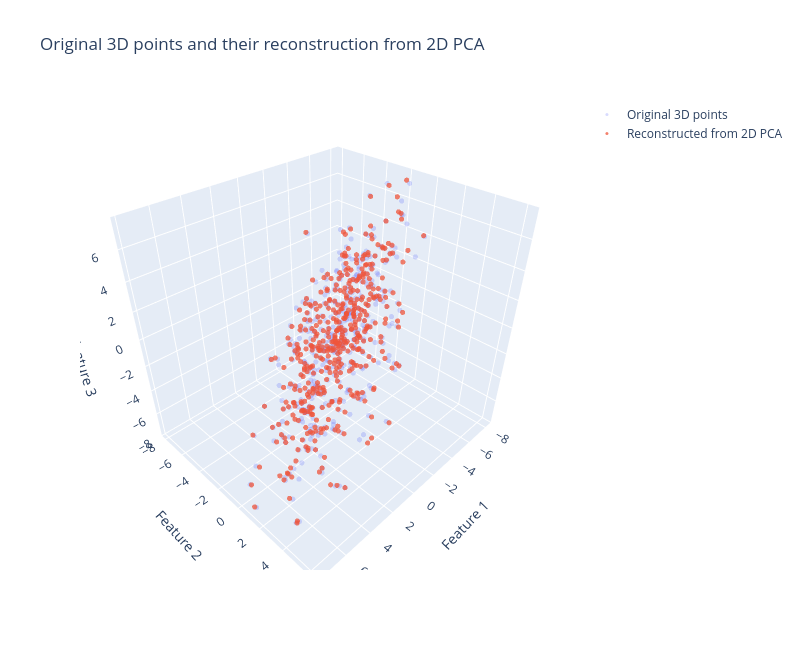

Notebook code cell kept with this figure:
### Markdown cell above
## Reconstruct 3D Points from the 2D PCA Projection

We can project the 3D points to 2D and reconstruct them back to 3D.

If the original data really was close to a plane, the reconstruction should be close to the original.

This is the same story as before:

**PCA keeps the strongest directions and drops the weaker directions.**

### Code cell
import plotly.graph_objects as go

X3_reconstructed = pca_2d.inverse_transform(X3_projected_2d)

reconstruction_mse_3d = np.mean(np.sum((X3 - X3_reconstructed) ** 2, axis=1))
print(f"Mean squared reconstruction error after 3D → 2D PCA: {reconstruction_mse_3d:.3f}")

fig = go.Figure()

fig.add_trace(go.Scatter3d(
    x=X3[:, 0],
    y=X3[:, 1],
    z=X3[:, 2],
    mode="markers",
    name="Original 3D points",
    marker=dict(
        size=3,
        opacity=0.25
    )
))

fig.add_trace(go.Scatter3d(
    x=X3_reconstructed[:, 0],
    y=X3_reconstructed[:, 1],
    z=X3_reconstructed[:, 2],
    mode="markers",
    name="Reconstructed from 2D PCA",
    marker=dict(
        size=3,
        opacity=0.75
    )
))

fig.update_layout(
    title="Original 3D points and their reconstruction from 2D PCA",
    scene=dict(
        xaxis_title="Feature 1",
        yaxis_title="Feature 2",
        zaxis_title="Feature 3"
    ),
    width=800,
    height=650
)

fig.show()

### Figure 1 — Plotly figure (JSON) as saved in the notebook; plotly's stock layout.template omitted (floating-point values rounded to 4 significant figures; data arrays with more than 128 entries replaced by an {"elided": "..."} marker saying what was removed)
{"data": [{"marker": {"opacity": 0.25, "size": 3}, "mode": "markers", "name": "Original 3D points", "type": "scatter3d", "x": {"elided": "450 float values"}, "y": {"elided": "450 float values"}, "z": {"elided": "450 float values"}}, {"marker": {"opacity": 0.75, "size": 3}, "mode": "markers", "name": "Reconstructed from 2D PCA", "type": "scatter3d", "x": {"elided": "450 float values"}, "y": {"elided": "450 float values"}, "z": {"elided": "450 float values"}}], "layout": {"height": 650, "scene": {"xaxis": {"title": {"text": "Feature 1"}}, "yaxis": {"title": {"text": "Feature 2"}}, "zaxis": {"title": {"text": "Feature 3"}}}, "title": {"text": "Original 3D points and their reconstruction from 2D PCA"}, "width": 800}}
